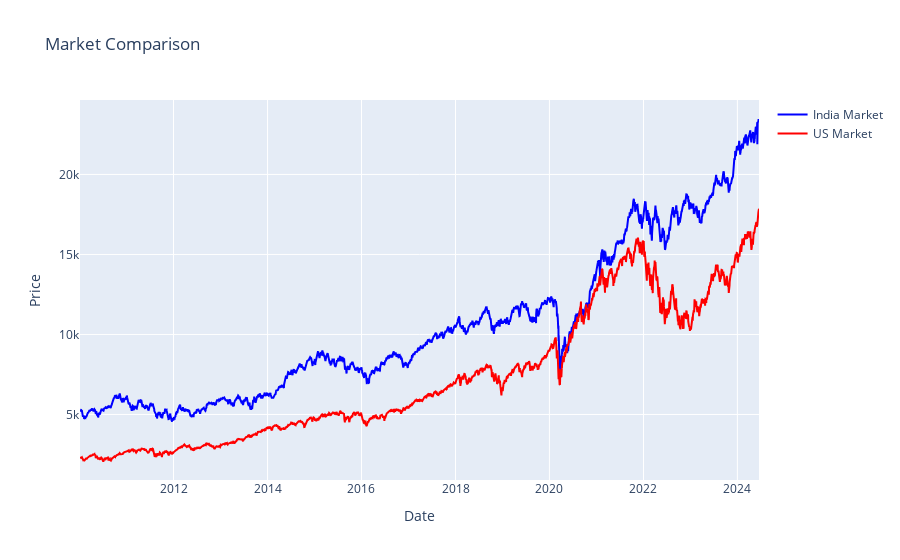

Notebook source saved alongside this figure:
### Code cell
fig = go.Figure()
fig.add_trace(go.Scatter(x=data.index, y=data['Close'], name='India Market', line=dict(color='blue')))
fig.add_trace(go.Scatter(x=us_data.index, y=us_data['Close'], name='US Market', line=dict(color='red')))

# Update layout
fig.update_layout(title='Market Comparison',
                  xaxis_title='Date',
                  yaxis_title='Price')

### Figure 1 — Plotly figure (JSON) as saved in the notebook; plotly's stock layout.template omitted (floating-point values rounded to 4 significant figures; data arrays with more than 128 entries replaced by an {"elided": "..."} marker saying what was removed)
{"data": [{"line": {"color": "blue"}, "name": "India Market", "type": "scatter", "x": {"elided": "3545 str values"}, "y": {"elided": "3545 float values"}}, {"line": {"color": "red"}, "name": "US Market", "type": "scatter", "x": {"elided": "3638 str values"}, "y": {"elided": "3638 float values"}}], "layout": {"title": {"text": "Market Comparison"}, "xaxis": {"title": {"text": "Date"}}, "yaxis": {"title": {"text": "Price"}}}}
